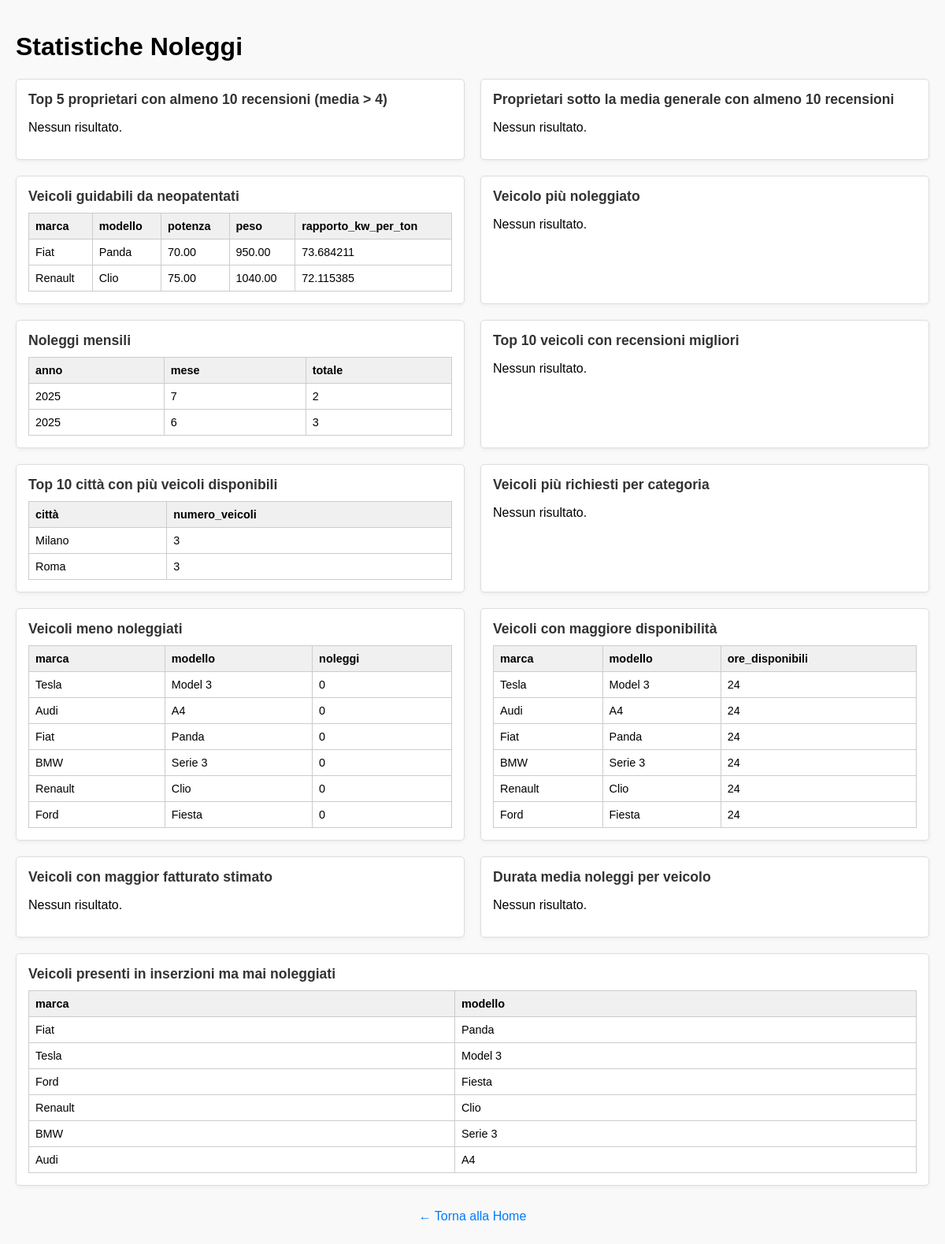
/pages/stats.php (signed in), run on the app's committed database.
### tables this page shows
CREATE TABLE `veicolo` (
  `targa` varchar(7) NOT NULL,
  `peso` decimal(10, 2) DEFAULT NULL,
  `marca` varchar(50) DEFAULT NULL,
  `modello` varchar(50) DEFAULT NULL,
  `anno_immatricolazione` int DEFAULT NULL,
  `tipologia_carburante` varchar(50) DEFAULT NULL,
  `potenza` decimal(10, 2) DEFAULT NULL,
  `id_categoria` int DEFAULT NULL,
  PRIMARY KEY (`targa`),
  KEY `id_categoria` (`id_categoria`),
  CONSTRAINT `veicolo_ibfk_1` FOREIGN KEY (`id_categoria`) REFERENCES `categoria_veicolo` (`id_categoria`)
);

### pages/stats.php (the view, shortened to what this page needs)
<?php
require_once '../includes/db.php';
function mostraStatistiche($pdo, $titolo, $query) {
    echo "<section class='statistica'>";
    echo "<h3>$titolo</h3>";
    try {
        $stmt = $pdo->query($query);
        $results = $stmt->fetchAll(PDO::FETCH_ASSOC);
    } catch (PDOException $e) {
        echo "<p class='error'>Errore SQL: " . htmlspecialchars($e->getMessage()) . "</p>";
        echo "</section>";
        return;
    }
    if (count($results) === 0) {
        echo "<p>Nessun risultato.</p>";
        echo "</section>";
        return;
    }
    echo "<table><tr>";
    foreach (array_keys($results[0]) as $col) {
        echo "<th>" . htmlspecialchars($col) . "</th>";
    }
    echo "</tr>";
    foreach ($results as $row) {
        echo "<tr>";
        foreach ($row as $value) {
            echo "<td>" . htmlspecialchars($value) . "</td>";
        }
        echo "</tr>";
    }
    echo "</table>";
    echo "</section>";
}
?>
<!DOCTYPE html>
<html lang="it">
<head>
</head>
<body>
<h1>Statistiche Noleggi</h1>
<div id="statistiche-container">
<?php
mostraStatistiche($pdo, "Top 5 proprietari con almeno 10 recensioni (media > 4)", "
    SELECT u.nome, u.cognome, COUNT(r.id_recensione) AS recensioni_totali, AVG(r.voto) AS media
    FROM recensione r
    JOIN riguardo rg_r ON r.id_recensione = rg_r.id_recensione
    JOIN noleggio n ON rg_r.id_noleggio = n.id_noleggio
    JOIN coinvolge c ON n.id_noleggio = c.id_noleggio
    JOIN riguarda rg_v ON c.targa = rg_v.targa
    JOIN inserzione i ON rg_v.id_inserzione = i.id_inserzione
    JOIN crea cr ON i.id_inserzione = cr.id_inserzione
    JOIN utente u ON cr.id_utente = u.id_utente
    GROUP BY u.id_utente
    HAVING recensioni_totali >= 10 AND media > 4
    ORDER BY media DESC
    LIMIT 5
");
mostraStatistiche($pdo, "Proprietari sotto la media generale con almeno 10 recensioni", "
    WITH media_globale AS (
        SELECT AVG(voto) AS media FROM recensione
    )
    SELECT u.nome, u.cognome, COUNT(r.id_recensione) AS recensioni_totali, AVG(r.voto) AS media
    FROM recensione r
    JOIN riguardo rg_r ON r.id_recensione = rg_r.id_recensione
    JOIN noleggio n ON rg_r.id_noleggio = n.id_noleggio
    JOIN coinvolge c ON n.id_noleggio = c.id_noleggio
    JOIN riguarda rg_v ON c.targa = rg_v.targa
    JOIN inserzione i ON rg_v.id_inserzione = i.id_inserzione
    JOIN crea cr ON i.id_inserzione = cr.id_inserzione
    JOIN utente u ON cr.id_utente = u.id_utente
    GROUP BY u.id_utente
    HAVING recensioni_totali >= 10 AND media < (SELECT media FROM media_globale)
");
mostraStatistiche($pdo, "Veicoli guidabili da neopatentati", "
    SELECT marca, modello, potenza, peso,
           (potenza * 1000 / peso) AS rapporto_kw_per_ton
    FROM veicolo
    WHERE (potenza * 1000 / peso) <= 75
");
mostraStatistiche($pdo, "Veicolo più noleggiato", "
    SELECT v.marca, v.modello, COUNT(DISTINCT n.id_noleggio) AS totale_noleggi
    FROM noleggio n
    JOIN coinvolge c ON n.id_noleggio = c.id_noleggio
    JOIN riguarda rg ON c.targa = rg.targa
    JOIN veicolo v ON rg.targa = v.targa
    GROUP BY v.targa
    ORDER BY totale_noleggi DESC
    LIMIT 1
");
mostraStatistiche($pdo, "Noleggi mensili", "
    SELECT YEAR(data_inizio) AS anno, MONTH(data_inizio) AS mese, COUNT(*) AS totale
    FROM noleggio
    GROUP BY anno, mese
    ORDER BY anno DESC, mese DESC
");
mostraStatistiche($pdo, "Top 10 veicoli con recensioni migliori", "
    SELECT v.marca, v.modello, COUNT(DISTINCT n.id_noleggio) AS noleggi, AVG(r.voto) AS media
    FROM noleggio n
    JOIN coinvolge c ON n.id_noleggio = c.id_noleggio
    JOIN veicolo v ON c.targa = v.targa
    JOIN riguardo rg ON rg.id_noleggio = n.id_noleggio
    JOIN recensione r ON r.id_recensione = rg.id_recensione
    GROUP BY v.targa
    HAVING noleggi >= 30 AND media > 4.5
    ORDER BY media DESC
    LIMIT 10
");
mostraStatistiche($pdo, "Top 10 città con più veicoli disponibili", "
    SELECT l.`città`, COUNT(*) AS numero_veicoli
    FROM inserzione i
    JOIN riferita r ON i.id_inserzione = r.id_inserzione
    JOIN localita l ON r.id_localita = l.id_località
    GROUP BY l.`città`
    ORDER BY numero_veicoli DESC
    LIMIT 10
");
mostraStatistiche($pdo, "Veicoli più richiesti per categoria", "
    SELECT v.tipologia_carburante AS categoria, v.marca, v.modello, COUNT(DISTINCT n.id_noleggio) AS noleggi
    FROM noleggio n
    JOIN coinvolge c ON n.id_noleggio = c.id_noleggio
    JOIN veicolo v ON c.targa = v.targa
    GROUP BY categoria, v.targa
    ORDER BY categoria, noleggi DESC
");
mostraStatistiche($pdo, "Veicoli meno noleggiati", "
    SELECT v.marca, v.modello, COUNT(n.id_noleggio) AS noleggi
    FROM veicolo v
    LEFT JOIN coinvolge c ON v.targa = c.targa
    LEFT JOIN noleggio n ON c.id_noleggio = n.id_noleggio
    GROUP BY v.targa
    ORDER BY noleggi ASC
    LIMIT 10
");
mostraStatistiche($pdo, "Veicoli con maggiore disponibilità", "
    SELECT v.marca, v.modello, COUNT(*) * 24 AS ore_disponibili
    FROM inserzione i
    JOIN crea cr ON i.id_inserzione = cr.id_inserzione
    JOIN veicolo v ON v.targa = (
        SELECT rg.targa FROM riguarda rg WHERE rg.id_inserzione = i.id_inserzione LIMIT 1
    )
    GROUP BY v.targa
    ORDER BY ore_disponibili DESC
    LIMIT 10
");
mostraStatistiche($pdo, "Veicoli con maggior fatturato stimato", "
    SELECT v.marca, v.modello, COUNT(DISTINCT n.id_noleggio) AS noleggi,
           SUM(i.prezzo_giornaliero) AS ricavo_stimato
    FROM noleggio n
    JOIN coinvolge c ON n.id_noleggio = c.id_noleggio
    JOIN riguarda rg ON c.targa = rg.targa
    JOIN inserzione i ON rg.id_inserzione = i.id_inserzione
    JOIN veicolo v ON rg.targa = v.targa
    GROUP BY v.targa
    ORDER BY ricavo_stimato DESC
    LIMIT 10
");
mostraStatistiche($pdo, "Durata media noleggi per veicolo", "
    SELECT v.marca, v.modello, AVG(DATEDIFF(data_fine, data_inizio)) AS durata_media_giorni
    FROM noleggio n
    JOIN coinvolge c ON n.id_noleggio = c.id_noleggio
    JOIN veicolo v ON c.targa = v.targa
    GROUP BY v.targa
    ORDER BY durata_media_giorni DESC
    LIMIT 10
");
mostraStatistiche($pdo, "Veicoli presenti in inserzioni ma mai noleggiati", "
    SELECT v.marca, v.modello
    FROM veicolo v
    WHERE NOT EXISTS (
        SELECT 1
        FROM coinvolge c
        JOIN noleggio n ON c.id_noleggio = n.id_noleggio
        WHERE c.targa = v.targa
    )
");
?>
</div>
<p style="margin-top: 30px; text-align: center;">
    <a href="../index.php" style="text-decoration: none; color: #007BFF;">&larr; Torna alla Home</a>
</p>
</body>

### pages/stats.php (style rules this page uses)
body { font-family: Arial, sans-serif; max-width: 1200px; margin: auto; padding: 20px; background: #f9f9f9; }
#statistiche-container { display: flex; flex-wrap: wrap; gap: 20px; justify-content: space-between; }
.statistica { flex: 1 1 calc(50% - 20px); box-sizing: border-box; background: #fff; border: 1px solid #ddd; padding: 15px; border-radius: 5px; max-height: 600px; overflow: auto; box-shadow: 0 2px 5px rgba(0,0,0,0.05); }
.statistica h3 { margin-top: 0; font-size: 1.1rem; margin-bottom: 10px; color: #333; }
table { border-collapse: collapse; width: 100%; margin-bottom: 0; }
th, td { padding: 8px; border: 1px solid #ccc; text-align: left; font-size: 0.9rem; }
th { background-color: #f0f0f0; }

### data on the page
veicolo: marca "Fiat", modello "Panda", potenza "70.00", peso "950.00", value "73.684211"
veicolo: marca "Renault", modello "Clio", potenza "75.00", peso "1040.00", value "72.115385"
veicolo: marca "Tesla", modello "Model 3"
veicolo: marca "Ford", modello "Fiesta"
veicolo: marca "BMW", modello "Serie 3"
veicolo: marca "Audi", modello "A4"

### other printed values
$col "marca"
$col "modello"
$col "potenza"
$col "peso"
$col "rapporto_kw_per_ton"
$col "anno"
$col "mese"
$col "totale"
$value "2025"
$value "7"
$value "2"
$value "6"
$value "3"
$col "città"
$col "numero_veicoli"
